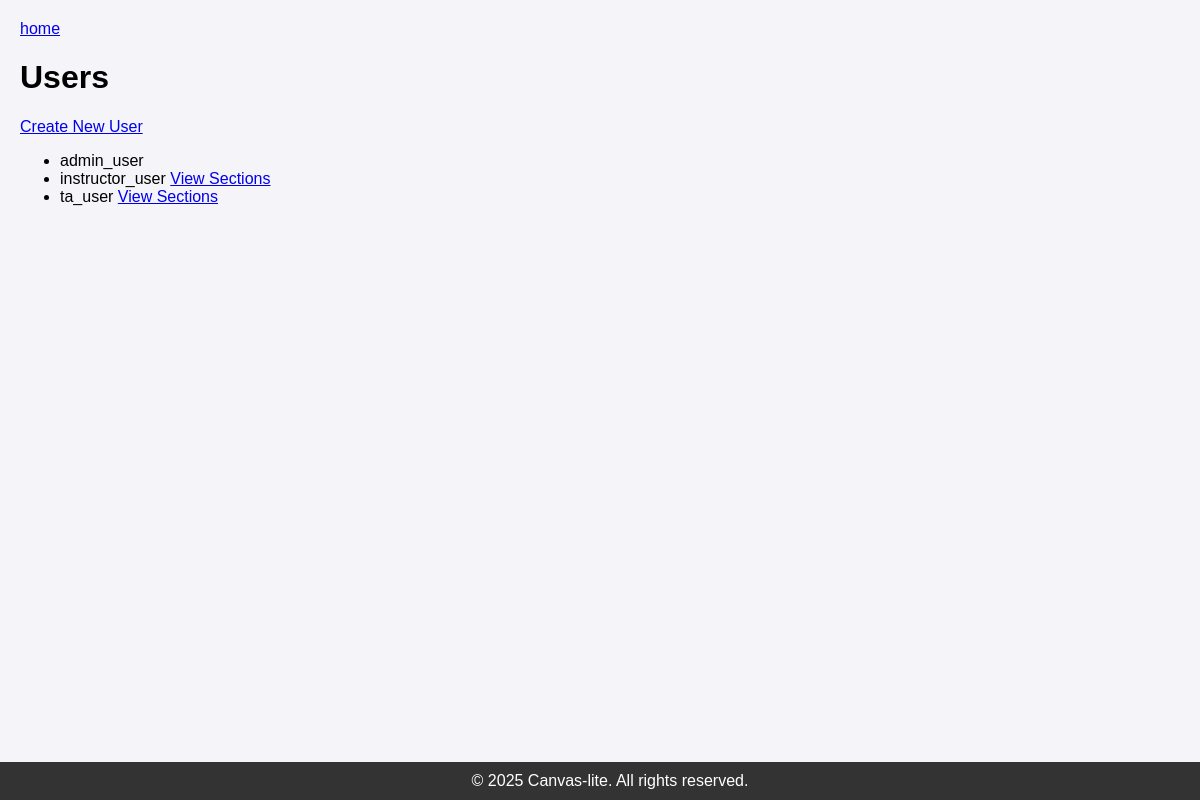
The page /sudo/user/ (signed in) on the database its author committed.
### webapp/models/users.py (models this page shows, shortened)
class User(AbstractUser):
    phone_number = models.CharField(max_length=15, blank=True, verbose_name='phone_number', null=True)
    description = models.TextField(blank=True, null=True, verbose_name='description')
    group_name = models.CharField(
        max_length=1,
        choices=UserType,
        default=UserType.TA,
    )
    class Meta:
        permissions = (
            ("can_assign_l1", "Can assign to courses/sections: instructor"),
            ("can_assign_l2", "Can assign to courses/sections: admin"),
        )

### webapp/views/admin.py (the view)
# urls.py: path('sudo/user/', views.user_list, name='user_list'),
@in_groups(["Admin"])
def user_list(request):
    users = User.objects.prefetch_related(
        'sections_taught'
    )
    return render(request, 'admin_pages/list_user.html', {
        'users': users,
    })

### webapp/templatetags/site_tags.py (called while the page is built)
@register.filter
def has_group(user, group_name):
    return user.groups.filter(name=group_name).exists()

### webapp/views/admin.py (called while the page is built)
def in_groups(group_names):
    def check(user):
        return user.groups.filter(name__in=group_names).exists()
    return user_passes_test(check)

### templates/admin_pages/list_user.html (shortened to what this page needs)
{% extends "master.html" %}
{% load static %}
{% load site_tags %}
{% block content %}
    <a href="{% url 'admin_home' %}">home</a>
    <h1>Users</h1>
    <a href="{% url 'create_model' model_name='user' %}">Create New User</a>
    <ul>
    {% for user in users %}
        <li>
            {{ user.username }}
            {% if not user|has_group:"Admin" %}
                <a href="{% url 'sections_list' 'user' user.id %}">View Sections</a>
            {% endif %}
        </li>
    {% endfor %}
    </ul>
{% endblock %}

### templates/static/css/base_theme.css (style rules this page uses)
body { font-family: Arial, sans-serif; margin: 0; padding: 0; background-color: #f4f4f9; }

### rows shown on the page
User: username "admin_user"
User: username "instructor_user", shows "View Sections"
User: username "ta_user", shows "View Sections"
